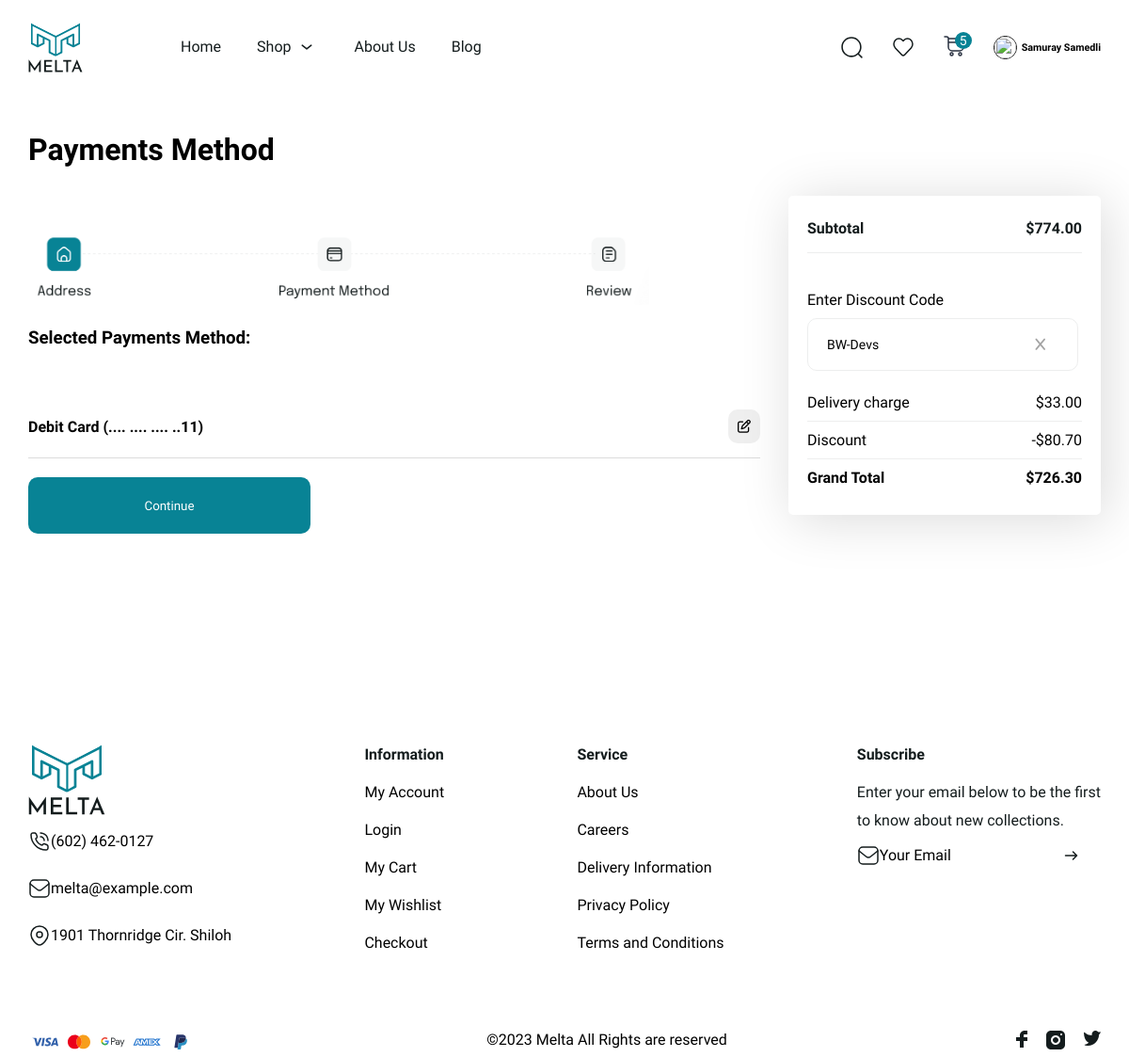
/payments/ (signed in), run on the app's committed database.
### home/models.py (models this page shows, shortened)
class UserOrderSummary(models.Model):
    user = models.OneToOneField(User,on_delete=models.CASCADE)
    discounts= models.ForeignKey(Discounts,null=True,db_constraint=False,on_delete=models.CASCADE,blank=True )
    discount_value= models.DecimalField(max_digits=10,decimal_places=2,default=0)
    subtotal= models.DecimalField(max_digits=10,decimal_places=2,default=0)
    payments = models.ForeignKey(Payments , null=True, blank=True,on_delete=models.CASCADE)
    address = models.ForeignKey(UserAddress, on_delete=models.SET_NULL, null=True, blank=True)
    total_delivery_cost= models.DecimalField(max_digits=10,decimal_places=2,default=0)
    grand_total= models.DecimalField(max_digits=10,decimal_places=2,default=0)

class Payments(models.Model):
    user = models.ForeignKey(User, on_delete=models.CASCADE)
    name = models.CharField(max_length=40,null=True,blank=True)
    payment_method = models.CharField(max_length=3, choices=PaymentMethod.choices)
    amount = models.DecimalField(max_digits=10, decimal_places=2,blank=True,null=True)
    transaction_id = models.CharField(max_length=100, blank=True, null=True)
    cvv = models.IntegerField(null=True,blank=True,validators=[MinValueValidator(100), MaxValueValidator(999)])
    payment_date = models.DateTimeField(auto_now_add=True)
    updated_at = models.DateTimeField(auto_now=True)
    class Meta:
        verbose_name = "Payment"
        verbose_name_plural = "Payments"

class Discounts(models.Model):
    code = models.CharField(max_length=50,unique=True)
    discount_type = models.CharField(max_length=50,choices=[('percentage', 'Percentage'), ('fixed', 'Fixed Amount')])
    discount_amount = models.DecimalField(max_digits=5, decimal_places=2)
    max_discount_amount = models.DecimalField(max_digits=5,decimal_places=2)
    is_active = models.BooleanField(default=True)
    def __str__(self):
        return self.code

### home/views.py (the view)
# urls.py: path('payments/',payments_view, name='payments'),
def payments_view(request):
    order = Order.objects.filter(customers=request.user, status=False)
    order_count = order.count()
    user_order_summary = UserOrderSummary.objects.get(user=request.user)
    address = UserAddress.objects.filter(user=request.user)
    context={'address':address,'user_order_summary':user_order_summary,'update_address': update_address,'order':order,'order_count':order_count}
    return render(request, 'payment.html',context)

### home/models.py (called while the page is built)
    def get_main_image(self):
        first_image = self.images.first()
        return first_image.images.url if first_image else None

### templates/payment.html (shortened to what this page needs)
{% extends "base.html" %}
{% block body %}
<div class="payments">
    <h1>Payments Method</h1>
      <div class="payments_body">
            <div class="payments_about">
              <div class="shipping_icon">
                    <img src="/media/navbar-footer_img/shipping_icon.png" alt="png" />
              </div>
              {% if user_order_summary.payments %}
              <h3 >Selected Payments Method:</h3>
              {% else %}
              <h3>Select Your payment method</h3>
              {% endif %}
              <div class="payment_select" >
            {% if user_order_summary.payments and not upd_card %}
            <div class="payment_info">
              <h4 >Debit Card (.... .... .... ..{{user_order_summary.payments.transaction_id|slice:'-2:'}})</h4>
              <a href="{% url 'update-card' user_order_summary.payments.id %}">
                <button class="payment_card_edit">
                  <i class="fa-regular fa-pen-to-square"></i>
                </button>
              </a>
            </div>
            {% endif %}
              <a href="{% url 'order-summary' %}">
                 <button type="button" style="height: 60px;width:300px;margin-top:10px"  class="pro_btn">Continue</button>
              </a>
            </div>
        </div>
      <div class="checkout_right">
        <div class="subtotal">
          <h4>Subtotal</h4>
          <h4>${{ user_order_summary.subtotal|floatformat:2}}</h4>
        </div>
        <div class="">
          <span style="text-align:left;">Enter Discount Code</span>
          <div class="coupon">
            {% if user_order_summary.discounts%}
            <div class="add_coupon_input">
              <div class="add_coupon_code">{{user_order_summary.discounts}}</div>
                <a href="{% url 'delete-discount'%}"><i class="fa-solid fa-x" style="color: #a3a3a3;">
                  </i>
                </a>
              </div>
            {% else %}
              <form class="coupon_input" method="post" action="{% url 'apply-discount' %}">
                {% csrf_token %}
                <input required type="text" id="coupon-code" value="" name="discount_code" placeholder="Enter discount code"/>
                <button type="submit" id="apply-coupon">Apply</button>
              </form>
            {% endif %}
      </div>
      <div class="delivery">
        <div>Delivery charge</div>
        <div>
          ${{user_order_summary.total_delivery_cost|floatformat:2}}
        </div>
      </div>
      <div class="delivery">
        {% if user_order_summary.discount_value > 0 %}
        <div>Discount</div>
        <div>-${{user_order_summary.discount_value}}</div>
        {% endif %}
      </div>
        <div class="total">
          <h4>Grand Total</h4>
          <h4 >${{user_order_summary.grand_total|floatformat:2}}</h4>
        </div>
      </div>
        </div>
      </div>
      </div>
</div>
{% endblock body %}

### templates/base.html (shortened to what this page needs)
{% load static %}
<!DOCTYPE html>
<html lang="en">
<head>
    <link rel="stylesheet" href="https://cdnjs.cloudflare.com/ajax/libs/font-awesome/6.5.1/css/all.min.css" />
    <link rel="stylesheet" href="{% static 'product.css'%}">
    <link rel="stylesheet" href="{%static 'style.css'%}">
</head>
<body>
    <div class="container">
        <div class="navbar">
          <div class="nav">
            <div class="logo_text">
              <a href="{% url 'home' %}">
                <img
                src="/media/navbar-footer_img/homepage_logo.svg"
                alt="header-logo"
                class="header_logo"
              />
              </a>
            </div>
            <ul class="header_menu">
              <li><a href="{% url 'home' %}">Home</a></li>
              <li>
                <a href="{% url 'products' %}">Shop <img src="/media/navbar-footer_img/down.svg" alt="down" /></a>
              </li>
              <li><a href="">About Us</a></li>
              <li><a href="">Blog</a></li>
            </ul>
          </div>
          <div class="nav_login">
            <ul class="header_icon">
              <li style='position:relative;display:flex;align-items:center'>
                  <img onclick='searchClick(event)' style='margin-left:10px;width:25px;height:25px'  src="/media/navbar-footer_img/search_icon.svg" alt="" />
              </li>
              <li>
                  <img src="/media/navbar-footer_img/fav_icon.svg" alt="" />
              </li>
              <li>
                <button id="shop_btn" onclick="card_view()" class="icon_button">
                  <img src="/media/navbar-footer_img/shopbuy_icon.svg" alt="" />
                  <span id="shopcount">{{order_count}}</span>
                </button>
              </li>
            </ul>
            {% if request.user.is_authenticated %}
            <div class="user_navbar">
              <a href="{% url 'my-order' %}">
                <div class="user_img">
                  <img src="https://static.vecteezy.com/system/resources/previews/005/129/844/non_2x/profile-user-icon-isolated-on-white-background-eps10-free-vector.jpg" alt="">
                </div>
                <h6>{{request.user.first_name|title}} {{request.user.last_name|title}}</h6>
              </a>
            </div>
              {% else %}
              <button class="login-button"><span>Login</span></button>
            {% endif %}
          </div>
        </div>
    </div>
    <div class="container">
      <div id='container_body' class="container_body">
    {% block body %}
    {% endblock body %}
     </div>
    <div class="container">
    <div>
        <div class="footer">
          <ul>
            <a href="{% url 'home' %}">
              <img
              src="/media/navbar-footer_img/homepage_logo.svg"
              alt="footer-logo"
              class="footer_logo"
            />
            </a>
            <li class="media_icon">
              <a href="tel:+16024620127">
                  <img src="/media/navbar-footer_img/calling.svg" alt="">
                  <span>(602) 462-0127</span>
              </a>
          </li>
            <li class="media_icon">
              <a href="mailto:melta@example.com">
                  <img src="/media/navbar-footer_img/gmail.svg" alt="">
                  <span>melta@example.com</span>
              </a>
          </li>
            <li class="media_icon">
              <a target="_blank" href="https://maps.app.goo.gl/EhKsEKHYkaUzpPF66">
                <img src="/media/navbar-footer_img/location.svg" alt="">
                <span>1901 Thornridge Cir. Shiloh</span>
              </a>
            </li>
          </ul>
          <ul>
            <li><span class="bold">Information</span></li>
            <li><a href="">My Account</a></li>
            <li><a href="">Login</a></li>
            <li><a
            {% if request.user.is_authenticated %}
              href="{% url 'checkout' %}"
            {% else %}
              href=""
            {% endif %}
              >My Cart</a></li>
            <li>
              <a
            {% if request.user.is_authenticated %}
              href=""
            {% else %}
              href=""
            {% endif %}
            >My Wishlist</a>
          </li>
            <li><a
            {% if request.user.is_authenticated %}
              href="{% url 'shipping' %}"
            {% else %}
              href=""
            {% endif %}
            >Checkout</a></li>
          </ul>
          <ul>
            <li><span class="bold">Service</span></li>
            <li>
              <a
                {% if request.user.is_authenticated %}
                href=""
              {% else %}
                href=""
              {% endif %}>
              About Us
              </a>
            </li>
            <li>
                <a
                {% if request.user.is_authenticated %}
                href=""
              {% else %}
                href=""
              {% endif %}
              >Careers</a>
            </li>
            <li>
                <a
                {% if request.user.is_authenticated %}
                href=""
              {% else %}
                href=""
              {% endif %}>
                Delivery Information</a>
            </li>
            <li>
              <a
              {% if request.user.is_authenticated %}
              href=""
            {% else %}
              href=""
            {% endif %}>
              Privacy Policy</a>
            </li>
            <li>
              <a
              {% if request.user.is_authenticated %}
              href=""
            {% else %}
              href=""
            {% endif %}>
              Terms and Conditions</a>
            </li>
          </ul>
          <ul>
            <li><span class="bold">Subscribe</span></li>
            <li>
              Enter your email below to be the first <br> to know about new
              collections.
            </li>
            <li class="gmail">
              <img src="/media/navbar-footer_img/gmail.svg" alt="gmail icon">
               <input placeholder="Your Email" type="email" name="email" id="subscribe_email">
              <img src="/media/navbar-footer_img/right.svg" alt="right icon"></li>
          </ul>
        </div>
        <br><br>
        <div class="footer_end">
          <ul class="pay_card">
              <li><img src="/media/navbar-footer_img/Visa.svg" alt="Visa"></li>
              <li><img src="/media/navbar-footer_img/Mastercard.svg" alt="Mastercard"></li>
              <li><img src="/media/navbar-footer_img/GooglePay.svg" alt="GooglePay"></li>
              <li><img src="/media/navbar-footer_img/Amex.svg" alt="Amex"></li>
              <li><img src="/media/navbar-footer_img/PayPal.svg" alt="PayPal"></li>
          </ul>
          <span>©2023 Melta All Rights are reserved️ </span>
          <ul class="social">
              <li><a target="_blank" href="https://www.facebook.com/codersaz">
                <img src="/media/navbar-footer_img/fb.svg" alt="facebook icon">
              </a></li>
              <li><a target="_blank" href="https://www.instagram.com/codersazerbaijan?utm_source=ig_web_button_share_sheet&igsh=ZDNlZDc0MzIxNw=="><img src="/media/navbar-footer_img/instagram.svg" alt="instagram icon"></a></li>
              <li><img src="/media/navbar-footer_img/twitter.svg" alt="twitter icon"></li>
          </ul>
      </div>
    </div>
    </div>
</body>
</html>

### static/product.css (style rules this page uses)
* { margin: 0; padding: 0; box-sizing: border-box; border: none; text-decoration: none; list-style: none; font-family: "Epilogue", sans-serif; user-select: none; scroll-behavior: smooth; }
i { cursor: pointer; }
a { color: black; }
.container { width: 1140px; max-width: 95%; margin: 0 auto; }
.container_body { display: flex; flex-direction: column; width: 100%; gap: 20px; padding: 40px 0px; }
.pro_btn { background-color: #088395; width: 100%; height: 100%; border-radius: 10px; border: none; color: white; cursor: pointer; }
#subscribe_email::placeholder { font-size: 20px; color: black; }

### data on the page
UserOrderSummary: payments.transaction_id "11", subtotal "774.00", discounts "BW-Devs", total_delivery_cost "33.00", discount_value "80.70", grand_total "726.30"

### other printed values
{{ order_count }} "5"
{{ request.user.first_name|title }} "Samuray"
{{ request.user.last_name|title }} "Samedli"
